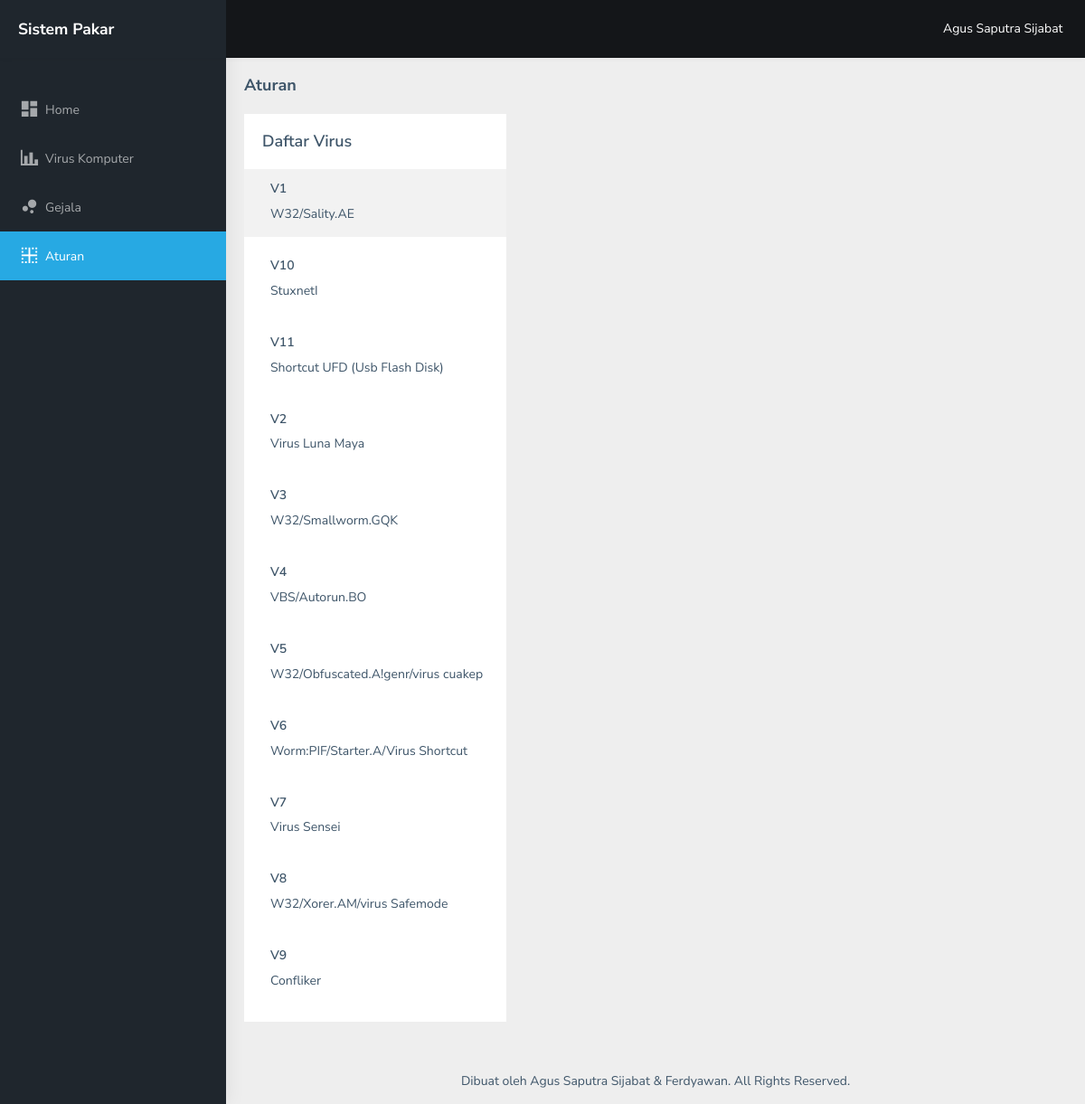
Page /admin/index.php?module=aturan (signed in) on the committed database.
### tables this page shows
CREATE TABLE `tbl_virus` (
  `kd_virus` varchar(11) NOT NULL,
  `nama_virus` varchar(100) NOT NULL,
  `keterangan` longtext NOT NULL,
  `solusi` longtext NOT NULL
);

### admin/modules/aturan/index.php (the view, shortened to what this page needs)
<?php
$results_virus = $conn->query('SELECT * FROM tbl_virus');
?>
<div class="page-breadcrumb">
    <div class="row">
        <div class="col-12 d-flex no-block align-items-center">
            <h4 class="page-title">Aturan</h4>
        </div>
    </div>
</div>
<div class="container-fluid">
    <div class="row">
        <div class="col-md-4">
            <div class="card">
                <div class="card-body">
                    <h4 class="card-title m-b-0">Daftar Virus</h4>
                </div>
                <div class="comment-widgets scrollable">
                    <?php while ($virus = $results_virus->fetch_object()) : ?>
                        <div class="d-flex flex-row comment-row m-t-0 item-virus" data-id="<?= $virus->kd_virus ?>" style="cursor: pointer;">
                            <div class="comment-text w-100">
                                <h6 class="font-medium"><?= $virus->kd_virus ?></h6>
                                <span class="d-block"><?= $virus->nama_virus ?> </span>
                            </div>
                        </div>
                    <?php endwhile; ?>
                </div>
            </div>
        </div>
        <div class="col-md-8" id="detail-gejala">
        </div>
    </div>
</div>

### rows in the picture
tbl_virus: kd_virus "V1", nama_virus "W32/Sality.AE"
tbl_virus: kd_virus "V10", nama_virus "StuxnetI"
tbl_virus: kd_virus "V11", nama_virus "Shortcut UFD (Usb Flash Disk)"
tbl_virus: kd_virus "V2", nama_virus "Virus Luna Maya"
tbl_virus: kd_virus "V3", nama_virus "W32/Smallworm.GQK"
tbl_virus: kd_virus "V4", nama_virus "VBS/Autorun.BO"
tbl_virus: kd_virus "V5", nama_virus "W32/Obfuscated.A!genr/virus cuakep"
tbl_virus: kd_virus "V6", nama_virus "Worm:PIF/Starter.A/Virus Shortcut"
tbl_virus: kd_virus "V7", nama_virus "Virus Sensei"
tbl_virus: kd_virus "V8", nama_virus "W32/Xorer.AM/virus Safemode"
tbl_virus: kd_virus "V9", nama_virus "Confliker"

### other values in the picture
$nama_pakar "Agus Saputra Sijabat"
